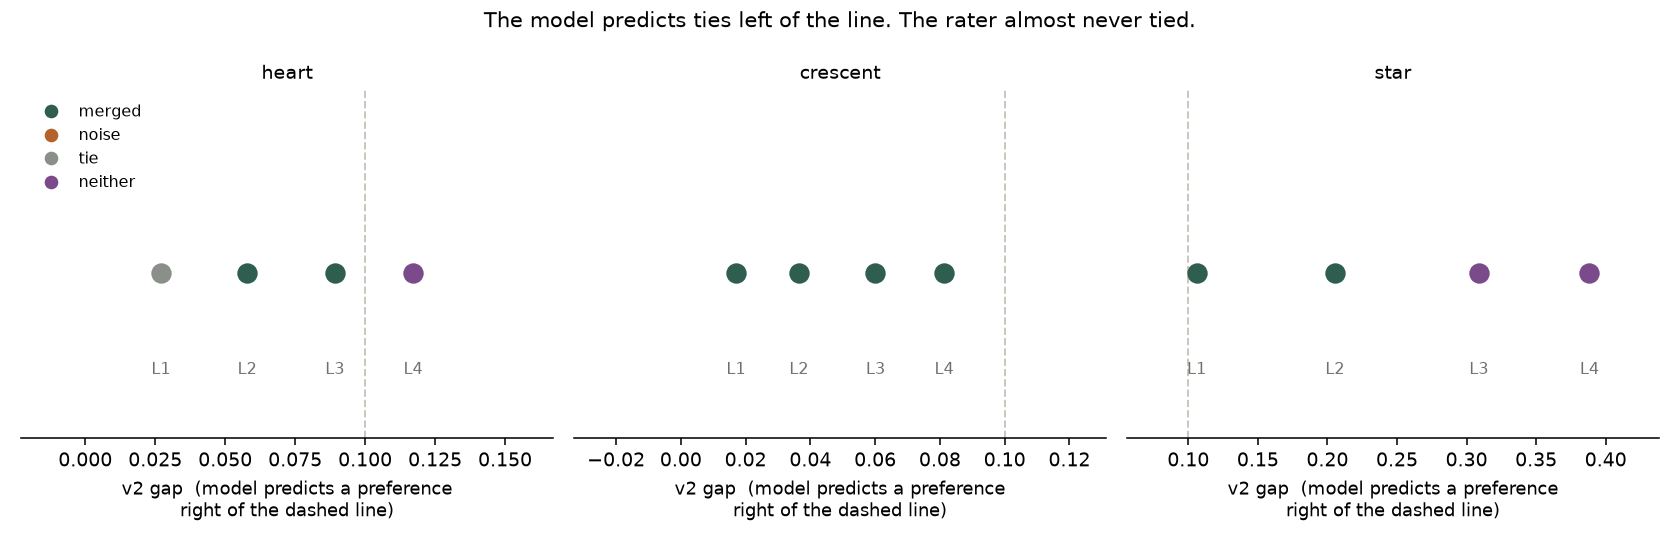

Python code for this plot:
"""
The held-out test of the wander term, and what it actually settles.

POC 15 fitted one constant (0.7) to four rungs of one shape and used it to
predict a DIFFERENT pattern for each of three shapes it had never seen: the
heart crossing the discrimination threshold only at its last rung, the crescent
never crossing it, the star past it from the first. That is what made this a
test rather than a demonstration - always picking one side fails two of three,
always answering "about the same" fails two of three.

It fails, and the way it fails is worth more than a pass would have been.

Run:  python poc18_heldout.py
Out:  poc18_heldout.png, poc18_heldout.json
"""

from __future__ import annotations

import json
from math import comb
from pathlib import Path

import matplotlib
matplotlib.use("Agg")
import matplotlib.pyplot as plt
import numpy as np

HERE = Path(__file__).parent
WIGGLE = json.loads((HERE / "poc15_wiggle.json").read_text())
OUT_PNG = HERE / "poc18_heldout.png"
OUT_JSON = HERE / "poc18_heldout.json"

SHAPES = ["heart", "crescent", "star5"]
RUNGS = ["L1", "L2", "L3", "L4"]
LABEL = {"heart": "heart", "crescent": "crescent", "star5": "star"}


def sign_test(successes: int, trials: int) -> float:
    if trials == 0:
        return 1.0
    k = max(successes, trials - successes)
    return min(1.0, 2 * sum(comb(trials, i) for i in range(k, trials + 1)) / 2 ** trials)


def side(choice: str) -> str:
    if choice.endswith("_merged"):
        return "merged"
    if choice.endswith("_noise"):
        return "noise"
    return choice          # "tie" or "neither"


def main() -> None:
    paths = sorted((HERE / "rater/v3/sessions").glob("*.json"))
    sessions = [json.loads(p.read_text()) for p in paths]
    print(f"{len(sessions)} session(s)\n")

    report = {"n_raters": len(sessions), "shapes": {}}
    predicted_right = total = 0
    decided = merged_wins = 0
    rows = []

    for shape in SHAPES:
        print(f"=== {shape}")
        print(f"  {'rung':<5}{'distance':>9}{'v2 gap':>9}{'predicted':>11}"
              + "".join(f"{'r' + str(i + 1):>10}" for i in range(len(sessions))))
        report["shapes"][shape] = []
        for rung in RUNGS:
            info = next(r for r in WIGGLE["shapes"][shape]["rungs"]
                        if r["rung"] == rung)
            gap = info["v2_noise"] - info["v2_merged"]
            predicted = "merged" if gap > WIGGLE["discrimination_threshold"] else "tie"
            answers = [side(s_by_id[f"{shape}_{rung}"]["chose"])
                       for s_by_id in by_id]
            for a in answers:
                total += 1
                predicted_right += (a == predicted)
                if a in ("merged", "noise"):
                    decided += 1
                    merged_wins += a == "merged"
            rows.append({"shape": shape, "rung": rung, "gap": gap,
                         "distance": info["shape_distance"],
                         "predicted": predicted, "answers": answers})
            report["shapes"][shape].append(rows[-1])
            print(f"  {rung:<5}{info['shape_distance']:9.3f}{gap:9.3f}"
                  f"{predicted:>11}" + "".join(f"{a:>10}" for a in answers))
        print()

    print(f"predictions right: {predicted_right}/{total}")
    p = sign_test(merged_wins, decided)
    print(f"decided judgements: {decided}, feature-destroyed preferred "
          f"{merged_wins}  (sign test p = {p:.4f})")

    counts = {}
    for s_by_id in by_id:
        for shape in SHAPES:
            for rung in RUNGS:
                c = side(s_by_id[f"{shape}_{rung}"]["chose"])
                counts[c] = counts.get(c, 0) + 1
    print(f"answer mix: {counts}")

    catches = [s_by_id[f"{shape}_catch"]["chose"].endswith("_clean")
               for s_by_id in by_id for shape in SHAPES]
    print(f"catch trials passed: {sum(catches)}/{len(catches)}")

    repeats = [(s_by_id[f"{shape}_L3"]["chose"], s_by_id[f"{shape}_L3_repeat"]["chose"])
               for s_by_id in by_id for shape in SHAPES]
    agree = sum(a == b for a, b in repeats)
    print(f"repeat agreement: {agree}/{len(repeats)}")

    # Can ANY single weight reproduce these answers? Each "merged" answer says
    # the weighted wander gap cleared the threshold, each "tie" says it did not,
    # so every trial is one inequality on w. If the lower bounds cross the upper
    # bounds, no constant exists and the linear form itself is wrong - which is
    # a stronger statement than "0.7 was the wrong number".
    threshold = WIGGLE["discrimination_threshold"]
    lower, upper = [], []
    for r in rows:
        info = next(x for x in WIGGLE["shapes"][r["shape"]]["rungs"]
                    if x["rung"] == r["rung"])
        gap = info["wander_noise"] - info["wander_merged"]
        for a in r["answers"]:
            if a == "merged":
                lower.append(threshold / gap)
            elif a == "tie":
                upper.append(threshold / gap)
    bound = {"needs_w_above": max(lower) if lower else None,
             "needs_w_below": min(upper) if upper else None}
    bound["satisfiable"] = (bound["needs_w_above"] is None
                            or bound["needs_w_below"] is None
                            or bound["needs_w_above"] < bound["needs_w_below"])
    print(f"\na single weight would need w > {bound['needs_w_above']:.1f} "
          f"and w < {bound['needs_w_below']:.1f}: "
          f"{'satisfiable' if bound['satisfiable'] else 'IMPOSSIBLE'}")
    print("  (this rests on two trials - crescent L1 and heart L1 - "
          "from one rater)")

    report.update(weight_bounds=bound,
                  predictions_right=f"{predicted_right}/{total}",
                  decided=decided, merged_wins=merged_wins, sign_test_p=p,
                  answer_mix=counts, catches=f"{sum(catches)}/{len(catches)}",
                  repeat_agreement=f"{agree}/{len(repeats)}")

    fig, axes = plt.subplots(1, len(SHAPES), figsize=(4.0 * len(SHAPES), 3.9),
                             sharey=True)
    colour = {"merged": "#2f5d50", "noise": "#b4622c",
              "tie": "#8a8f8a", "neither": "#7b4a8a"}
    for ax, shape in zip(np.atleast_1d(axes), SHAPES):
        sub = [r for r in rows if r["shape"] == shape]
        gaps = [r["gap"] for r in sub]
        for i, r in enumerate(sub):
            for j, a in enumerate(r["answers"]):
                ax.scatter(r["gap"], j, s=90, color=colour.get(a, "#000"), zorder=3)
            ax.annotate(r["rung"], (r["gap"], -0.55), ha="center", fontsize=8,
                        color="#6d716d")
        ax.axvline(WIGGLE["discrimination_threshold"], color="#c9c6bd", ls="--", lw=1)
        ax.set_xlim(min(gaps) - 0.05, max(gaps) + 0.05)
        ax.set_ylim(-0.9, max(1.0, len(sessions) - 0.2))
        ax.set_yticks([])
        ax.set_title(LABEL[shape], fontsize=10)
        ax.set_xlabel("v2 gap  (model predicts a preference\nright of the dashed line)",
                      fontsize=9)
        for s in ("top", "right", "left"):
            ax.spines[s].set_visible(False)
    handles = [plt.Line2D([], [], marker="o", ls="", color=c, label=k)
               for k, c in colour.items()]
    np.atleast_1d(axes)[0].legend(handles=handles, frameon=False, fontsize=8,
                                  loc="upper left")
    fig.suptitle("The model predicts ties left of the line. The rater almost never tied.",
                 fontsize=11)
    fig.tight_layout()
    fig.savefig(OUT_PNG, dpi=140)
    OUT_JSON.write_text(json.dumps(report, indent=2, ensure_ascii=False))
    print(f"\nwrote {OUT_PNG.name} and {OUT_JSON.name}")


paths = sorted((HERE / "rater/v3/sessions").glob("*.json"))
by_id = [{a["id"]: a for a in json.loads(p.read_text())["answers"]} for p in paths]

if __name__ == "__main__":
    main()
